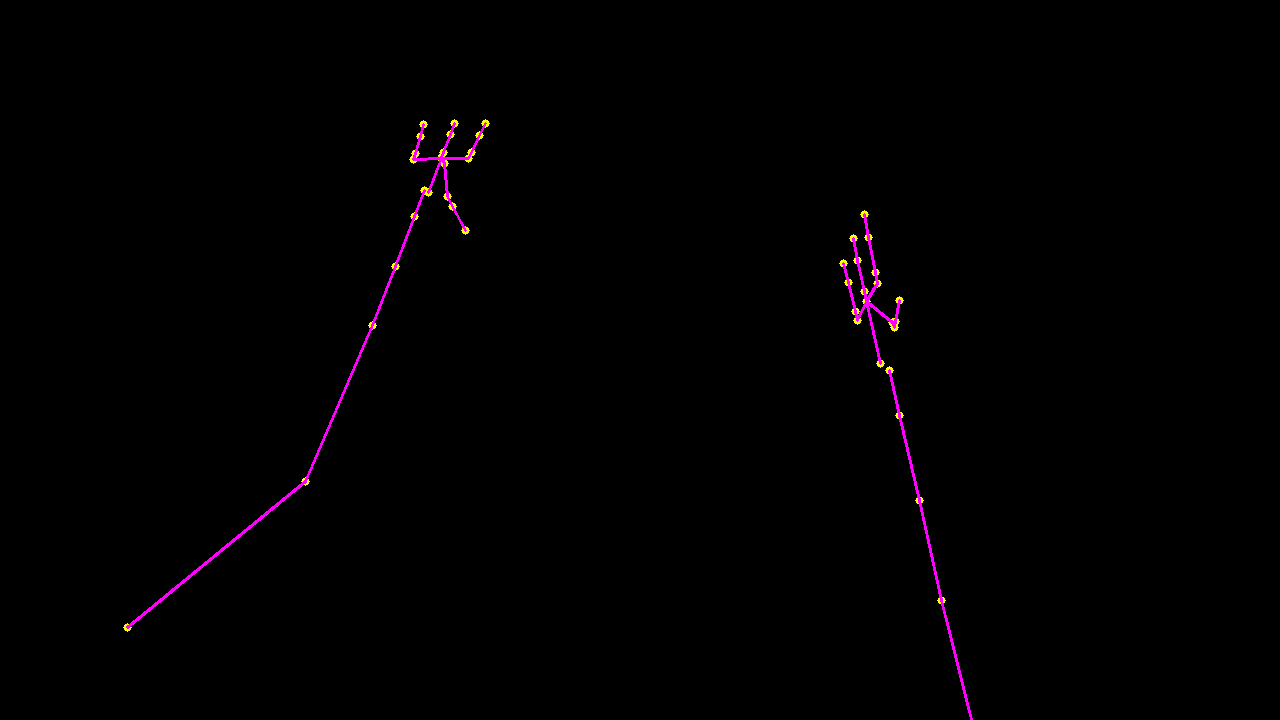
#> input picture DetectJoints/images/skeleton_000037.png, 1280 x 720 px, found by its file name
$ python PointingJoints.py
#> lines starting #> are read from the running program, lines starting #| are printed output that depends on the picture; after the words box and inside, x2 and y2 are one past the last pixel; in counts of white or black regions, pixels touching at a corner belong together
import cv2
import numpy as np
import math

# 같은 조인트로 간주할 두 중심점 사이 최대 거리 (픽셀)
MERGE_DIST = 8.0   # 필요하면 6~12 정도에서 튜닝

def merge_close_centers(centers, areas, merge_dist):
    """
    centers : (N, 2) 배열, 각 연결요소의 중심 (x, y)
    areas   : (N,) 배열, 각 연결요소의 픽셀 수 (면적)
    merge_dist : 같은 조인트로 묶을 거리 임계값
    """
    pts = [np.array(c, dtype=float) for c in centers]
    used = [False] * len(pts)
    merged = []

    for i, p in enumerate(pts):
        if used[i]:
            continue

        cluster_idx = [i]
        used[i] = True

        # 거리 merge_dist 이내에 있는 조각들을 같은 클러스터로 묶기
        changed = True
        while changed:
            changed = False
            for j, q in enumerate(pts):
                if used[j]:
                    continue
                # 이미 클러스터에 들어간 어떤 점과라도 가까우면 같은 클러스터로
                if any(math.dist(q, pts[k]) <= merge_dist for k in cluster_idx):
                    used[j] = True
                    cluster_idx.append(j)
                    changed = True

        # 면적 가중 평균으로 최종 조인트 중심 계산
        total_area = sum(areas[k] for k in cluster_idx)
        cx = sum(areas[k] * pts[k][0] for k in cluster_idx) / total_area
        cy = sum(areas[k] * pts[k][1] for k in cluster_idx) / total_area
        merged.append((cx, cy))

    return merged


def detect_joint_centers(image_path, visualize=False):
    # 1. 이미지 읽기 (BGR)
#> called with visualize = True
    img = cv2.imread(image_path)
#> img is the input picture: shape (720, 1280, 3); mean B, G, R 1.2, 0.3, 1.6
    if img is None:
        raise FileNotFoundError(f"이미지를 열 수 없습니다: {image_path}")

    # 2. 노란색 조인트만 바이너리 마스크로 추출
    #   이 이미지의 색: 배경 (0,0,0), 조인트 (0,255,255), 뼈 (255,0,255) [BGR]
    yellow = np.array([0, 255, 255], dtype=np.uint8)
    mask = cv2.inRange(img, yellow, yellow)
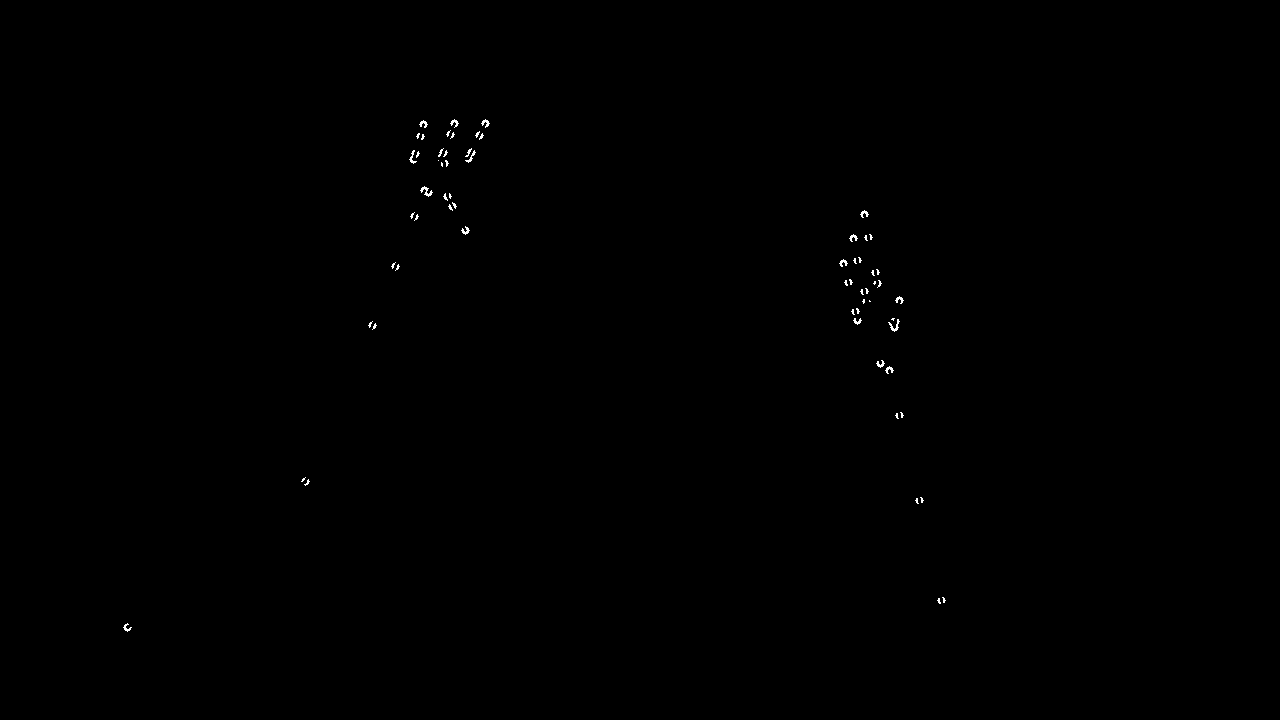
#> mask: shape (720, 1280); 0.14% white in thin lines or dots, all inside (x1, y1, x2, y2) = (123, 119, 946, 632)

    # 3. 연결요소 분석으로 각 조각의 중심과 면적 계산
    num_labels, labels, stats, centroids = cv2.connectedComponentsWithStats(mask)
#> labels: shape (720, 1280) int32; 65 distinct labels, from 0 to 64
#> num_labels = 65; stats = 65 rows, first 6: [0, 0, 1280, 720, 920353], [450, 119, 9, 9, 36], [481, 119, 9, 9, 38], [419, 120, 9, 8, 36], [446, 130, 5, 7, 14], [475, 131, 5, 7, 16]; centroids = 65 pairs, first value 126.5 to 943.5, second value 122.5 to 627.4

    # label 0은 배경이므로 제외
    raw_centers = centroids[1:]                      # shape (N, 2), (x, y)
#> raw_centers = 64 pairs, first value 126.5 to 943.5, second value 122.5 to 627.4
    areas = stats[1:, cv2.CC_STAT_AREA]             # shape (N,)
#> areas = 64 values, max 57 at index 18, min 1 at index 15, mean 19.48

    # 4. 가까운 조각들을 하나의 조인트로 병합
    joint_centers = merge_close_centers(raw_centers, areas, MERGE_DIST)
#> in merge_close_centers, `pts = [np.array(c, dtype=float) for c in centers]`: pts has the same summary as raw_centers in detect_joint_centers
#> in merge_close_centers, `used = [False] * len(pts)`: used = 64 items, first 6: False, False, False, False, False, False
#> the loop in merge_close_centers, `for i, p in enumerate(pts):` made 64 passes
#> p on passes 7, 8, 9, 13, 14, 15, 17, 18, 21, 23, 26, 30: [452.2, 135], [481, 136.1], [422.4, 136.6], [417.3, 154], [445.1, 153.2], [470.7, 156.8], [446.3, 162.7], [441.5, 164], [449.6, 195.5], [450, 207.1], [416.2, 217], [870.5, 236.5]
#> (p, total_area, cx, cy) on passes 4, 5, 6, 10, 11, 12: ([447.8, 133], 28, 450, 134), ([477, 133.9], 32, 479, 135), ([417.6, 135.2], 27, 420.1, 135.9), ([440.2, 152.2], 35, 442.3, 152.7), ([468.3, 152.1], 59, 469.8, 155.1), ([412.1, 157.3], 53, 413.5, 156.4)
#> after the loop in merge_close_centers, `for i, p in enumerate(pts):`: merged = 38 pairs, first value 126.5 to 941, second value 122.5 to 627.4; used = 64 items, first 6: True, True, True, True, True, True
#> joint_centers has the same summary as merged in merge_close_centers

    # 보기 좋게 x, y 기준으로 정렬 (원하지 않으면 생략)
    joint_centers.sort(key=lambda p: (p[0], p[1]))

    # 5. 결과 출력
    for i, (x, y) in enumerate(joint_centers):
        print(f"joint {i:02d}: x={x:.2f}, y={y:.2f}")
#> this loop made 38 passes
#> (x, y) on passes 1 to 12: (126.5, 627.4), (305.3, 481.1), (372, 325), (395, 266), (413.5, 156.4), (414, 216), (420.1, 135.9), (423.1, 123.5), (426, 191), (442.3, 152.7), (444.4, 163), (446.8, 196.3)
#| joint 00: x=126.52, y=627.42
#| joint 01: x=305.35, y=481.08
#| joint 02: x=372.03, y=325.03
#| joint 03: x=395.00, y=266.00
#| joint 04: x=413.49, y=156.43
#| joint 05: x=414.00, y=216.00
#| joint 06: x=420.07, y=135.93
#| joint 07: x=423.11, y=123.47
#> (further printed lines are left out)

    # 6. 디버그용 시각화
    if visualize:
        vis = img.copy()
        for (x, y) in joint_centers:
            cv2.circle(vis, (int(x), int(y)), 5, (0, 0, 255), 2)  # 최종 조인트 중심 표시
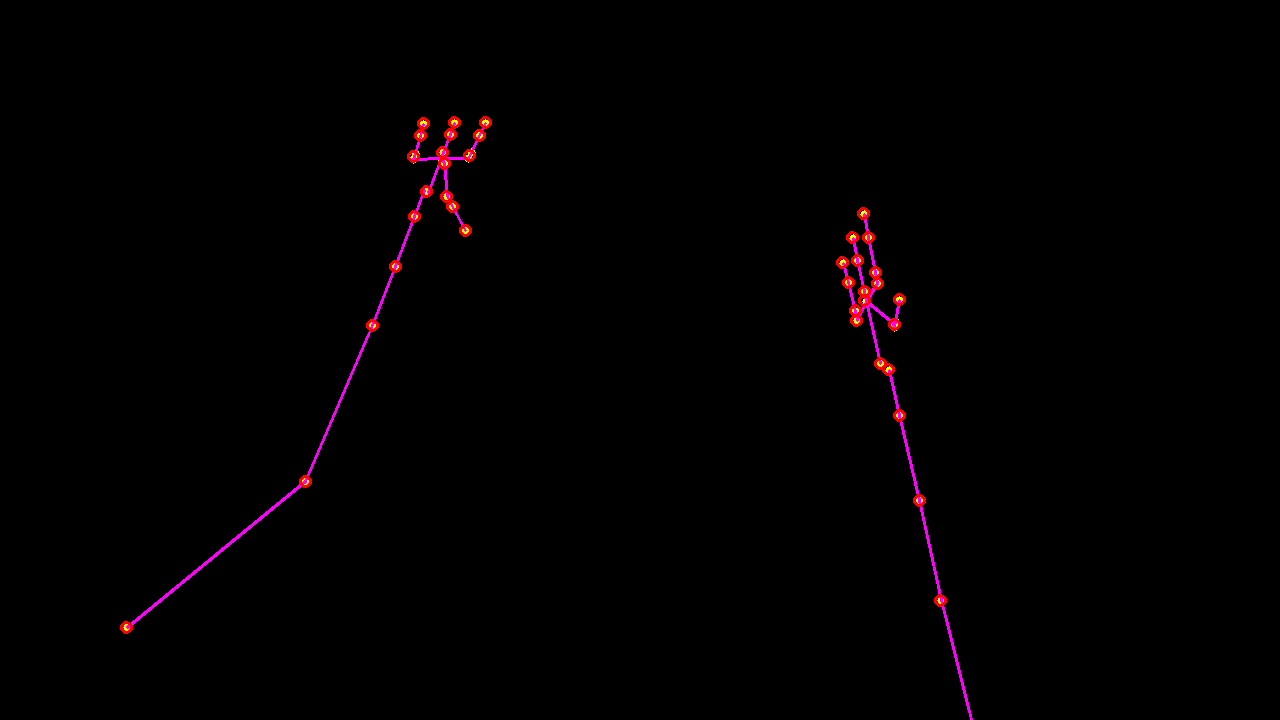
#> vis: shape (720, 1280, 3); 0.36% of pixels changed, all inside (x1, y1, x2, y2) = (120, 116, 947, 634)
        cv2.imshow("joints", vis)
        cv2.waitKey(0)
        cv2.destroyAllWindows()

    return joint_centers


if __name__ == "__main__":
    image_path = "C:\\Users\\rtss\\Desktop\\git\\Robothands_Skeleton\\DetectJoints\\images\\skeleton_000037.png"  # 파일 이름/경로에 맞게 수정
    centers = detect_joint_centers(image_path, visualize=True)
#> centers has the same summary as merged in merge_close_centers
